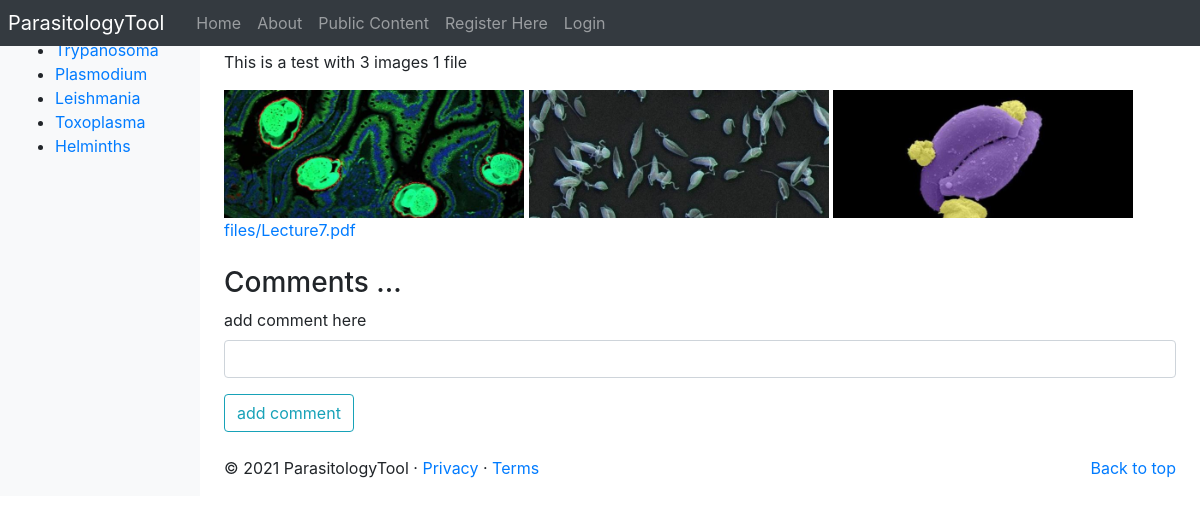
Page /parasitologyTool/research_portal/8/31 on the committed database.
### parasitologyTool/models.py (models this page shows, shortened)
class Parasite(models.Model):
	NAME_MAX_LENGTH = 128
	name = models.CharField(max_length=NAME_MAX_LENGTH, unique=True)
	views = models.IntegerField(default=0)
	picture = models.ImageField(upload_to='parasite_pic')
	intro = models.CharField(max_length=3000)

class ResearchPost(models.Model):
	title = models.CharField(max_length=100)
	content = models.TextField()
	parasite = models.ForeignKey(Parasite, on_delete=models.CASCADE, default=None)
	@property
	def images(self):
		return self.researchimage_set.all()
	@property
	def files(self):
		return self.researchfile_set.all()
	@property
	def comments(self):
		return self.comment_set.all()

class ResearchImage(models.Model):
	research_post = models.ForeignKey(ResearchPost, on_delete=models.CASCADE, default=None)
	image = models.ImageField(upload_to='clinical_pictures', default=None)

class ResearchFile(models.Model):
	research_post = models.ForeignKey(ResearchPost, on_delete=models.CASCADE, default=None)
	file = models.FileField(upload_to='files', default=None)

### parasitologyTool/views.py (the view, shortened to what this page needs)
# urls.py: path('research_portal/<int:parasite_id>/<int:post_id>',views.research_post_page, name='research_post_page'),
def research_post_page(request, parasite_id, post_id):
    try:
        post = ResearchPost.objects.get(id=post_id)
    except ResearchPost.DoesNotExist:
        return not_found(request)
    context_dict = {}
    context_dict['post'] = post
    comment_form = CommentForm()
    context_dict['comment_form'] = comment_form
    return render(request, 'parasitologyTool/research_post_page.html', context=context_dict)

### parasitologyTool/forms.py
class CommentForm(forms.ModelForm):
    comment_text = forms.CharField(required = False, label='add comment here')
    class Meta:
        model = Comment
        fields = ('comment_text', )

### parasitologyTool/templatetags/parasitologyTool_template_tags.py (called while the page is built)
@register.inclusion_tag('parasitologyTool/parasite_list.html')
def get_parasite_list(current_category=None):
	return {'parasites': Parasite.objects.all(),
	        'current_category':current_category}

### templates/parasitologyTool/research_post_page.html (shortened to what this page needs)
{% extends 'parasitologyTool/base.html' %}
{% load crispy_forms_tags %}
{% load static %}
{% block body_block %}
	<div id="post">
		<h3>{{ post.title }}</h3>
		<p>{{ post.content|linebreaks|urlize }}</p>
		{% if post.images %}
			{% for image in post.images %}
				<a href="{{ MEDIA_URL }}{{ image.image }}"><img src="{{ MEDIA_URL }}{{ image.image }}" width="300px"></a>
			{% endfor %}
		{% endif %}
		<br>
		{% if post.files %}
			{% for file in post.files %}
				<a href="{{ MEDIA_URL }}{{ file.file }}">{{ file.file.name }}</a>
			{% endfor %}
		{% endif %}
		</div>
		<h3>Comments ...</h3>
		<form id="comment_form" method="post" autocomplete="off" enctype="multipart/form-data">
            {{ comment_form | crispy }}
            <button class="btn btn-outline-info" type="submit">add comment</button>
        </form>
{% endblock %}

### templates/parasitologyTool/parasite_list.html
{% if parasites %}
    <ul>
    {% for p in parasites %}
        {% if p == current_category %}
            <li><strong><a href="{% url 'parasitologyTool:goto' %}?parasite_id={{ p.id }}">{{ p.name }}</a></strong></li>
        {% else %}
            <li><a href="{% url 'parasitologyTool:goto' %}?parasite_id={{ p.id }}">{{ p.name }}</a></li>
        {% endif %}
    {% endfor %}
    </ul>
{% else %}
    <strong>No parasites</strong>
{% endif %}

### rows in the picture
Parasite: name "Trypanosoma"
Parasite: name "Plasmodium"
Parasite: name "Leishmania"
Parasite: name "Toxoplasma"
Parasite: name "Helminths"
ResearchPost: content "This is a test with 3 images 1 file"
ResearchImage: image (picture)
ResearchImage: image (picture)
ResearchImage: image (picture)
ResearchFile: file.name "files/Lecture7.pdf"
